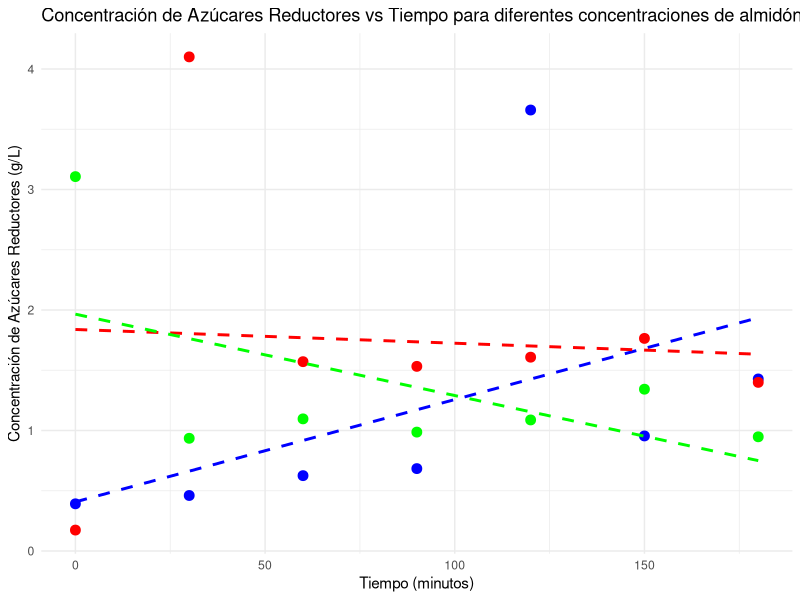
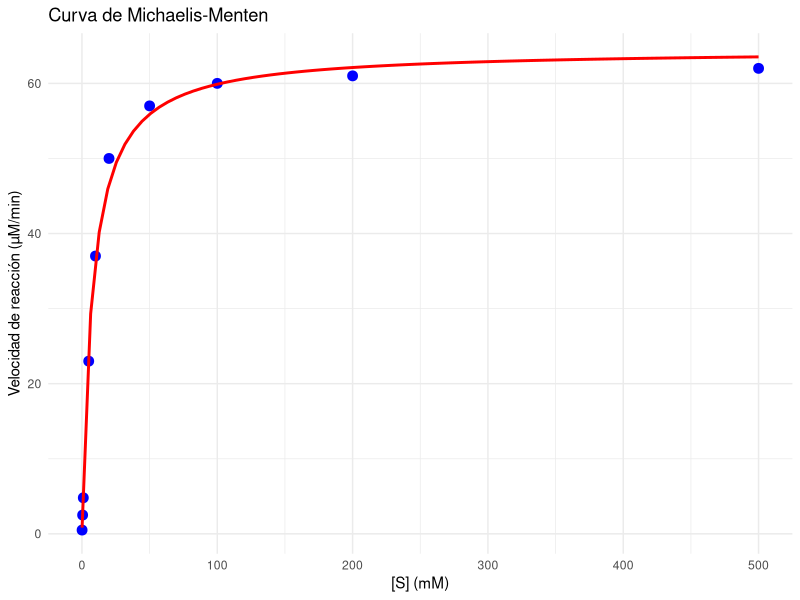

Source code (R) for these figures, in order:

#Aqui van las cosas de t# Instalar ggplot2 si aún no lo tienes

#Aqui van las cosas de tania

# Instala ggplot2 si aún no lo tienes

# install.packages("ggplot2")

# Cargar librerías necesarias
library(ggplot2)


# Datos de tiempo (minutos)
tiempo <- c(0, 30, 60, 90, 120, 150, 180)  # Tiempos en minutos

# Absorbancia para distintas concentraciones de almidón (2%, 7%, 13%)
abs_2 <- c(0.248, 0.287, 0.380, 0.413, 2.093, 0.566, 0.833)
abs_7 <- c(0.125, 2.342, 0.914, 0.892, 0.935, 1.023, 0.817)
abs_13 <- c(1.781, 0.555, 0.646, 0.584, 0.641, 0.785, 0.562)

# Convertir absorbancia a concentración de azúcares reductores usando una fórmula ficticia

# Aquí asumimos que la relación es [Azúcares Reductores] = m * Abs + c
# Ajustar los valores de 'm' y 'c' según la curva de calibración de tu experimento

m <- 1.7713
c <- -0.0478

# Calcular concentración de azúcares reductores para cada absorbancia
azucares_reductores_2 <- m * abs_2 + c
azucares_reductores_7 <- m * abs_7 + c
azucares_reductores_13 <- m * abs_13 + c

# Crear un dataframe con los datos
datos_2 <- data.frame(tiempo, azucares_reductores_2)
datos_7 <- data.frame(tiempo, azucares_reductores_7)
datos_13 <- data.frame(tiempo, azucares_reductores_13)

# Graficar los datos de azúcares reductores vs tiempo para las tres concentraciones de almidón
ggplot() +
  geom_point(data = datos_2, aes(x = tiempo, y = azucares_reductores_2), color = "blue", size = 3, label="2%") +
  geom_smooth(data = datos_2, aes(x = tiempo, y = azucares_reductores_2), method = "lm", se = FALSE, color = "blue", linetype = "dashed") +
  geom_point(data = datos_7, aes(x = tiempo, y = azucares_reductores_7), color = "red", size = 3, label="7%") +
  geom_smooth(data = datos_7, aes(x = tiempo, y = azucares_reductores_7), method = "lm", se = FALSE, color = "red", linetype = "dashed") +
  geom_point(data = datos_13, aes(x = tiempo, y = azucares_reductores_13), color = "green", size = 3, label="13%") +
  geom_smooth(data = datos_13, aes(x = tiempo, y = azucares_reductores_13), method = "lm", se = FALSE, color = "green", linetype = "dashed") +
  labs(title = "Concentración de Azúcares Reductores vs Tiempo para diferentes concentraciones de almidón",
       x = "Tiempo (minutos)",
       y = "Concentración de Azúcares Reductores (g/L)") +
  theme_minimal()

# Calcular la pendiente usando un modelo lineal para cada concentración
modelo_2 <- lm(azucares_reductores_2 ~ tiempo, data = datos_2)
modelo_7 <- lm(azucares_reductores_7 ~ tiempo, data = datos_7)
modelo_13 <- lm(azucares_reductores_13 ~ tiempo, data = datos_13)


# Mostrar los coeficientes del modelo

# Mostrar los coeficientes del modelo (pendiente y ordenada al origen)

summary(modelo_2)
summary(modelo_7)
summary(modelo_13)

# Extraer la pendiente para cada concentración
pendiente_2 <- coef(modelo_2)[2]
pendiente_7 <- coef(modelo_7)[2]
pendiente_13 <- coef(modelo_13)[2]

# Parámetros adicionales para la actividad enzimática
volumen_ensayo <- 1  # Volumen del ensayo en mL (ajustar si es diferente)
coef_extincion_molar <- 6220  # Coeficiente de extinción molar para NADH (M^-1 cm^-1)
distancia_celda <- 1  # Distancia de la celda del espectrofotómetro (cm)

# Calcular la actividad enzimática (U.I.) para cada concentración
actividad_enzimatica_2 <- (pendiente_2 * volumen_ensayo) / (coef_extincion_molar * distancia_celda)
actividad_enzimatica_7 <- (pendiente_7 * volumen_ensayo) / (coef_extincion_molar * distancia_celda)
actividad_enzimatica_13 <- (pendiente_13 * volumen_ensayo) / (coef_extincion_molar * distancia_celda)

# Mostrar el valor de la actividad enzimática
cat("Actividad enzimática para 2%: ", actividad_enzimatica_2, "U.I.\n")
cat("Actividad enzimática para 7%: ", actividad_enzimatica_7, "U.I.\n")

cat("Actividad enzimática para 13%: ", actividad_enzimatica_13, "U.I.\n")

### Agregar modelo Michaelis-Menten
# Supongamos datos de concentración de sustrato [S] (en mM)
concentracion_sustrato <- c(0.1, 0.5, 1, 5, 10, 20, 50, 100, 200, 500)

# Datos simulados de velocidad de reacción (en µM/min)
velocidad <- c(0.5, 2.5, 4.8, 23, 37, 50, 57, 60, 61, 62)

# Ajustar el modelo de Michaelis-Menten usando nls
modelo_mm <- nls(velocidad ~ Vmax * concentracion_sustrato / (Km + concentracion_sustrato), 
                 start = list(Vmax = 65, Km = 10))

# Mostrar los resultados del modelo
summary(modelo_mm)

# Extraer Vmax y Km
Vmax <- coef(modelo_mm)["Vmax"]
Km <- coef(modelo_mm)["Km"]

cat("Vmax:", Vmax, "\n")
cat("Km:", Km, "\n")

# Graficar la curva de Michaelis-Menten
ggplot(data = data.frame(concentracion_sustrato, velocidad), aes(x = concentracion_sustrato, y = velocidad)) +
  geom_point(color = "blue", size = 3) +
  stat_smooth(method = "nls", formula = y ~ Vmax * x / (Km + x),
              method.args = list(start = list(Vmax = 65, Km = 10)), se = FALSE, color = "red") +
  labs(title = "Curva de Michaelis-Menten",
       x = "[S] (mM)",
       y = "Velocidad de reacción (µM/min)") +
  theme_minimal()

cat("Actividad enzimática para 13%: ", actividad_enzimatica_13, "U.I.\n")

